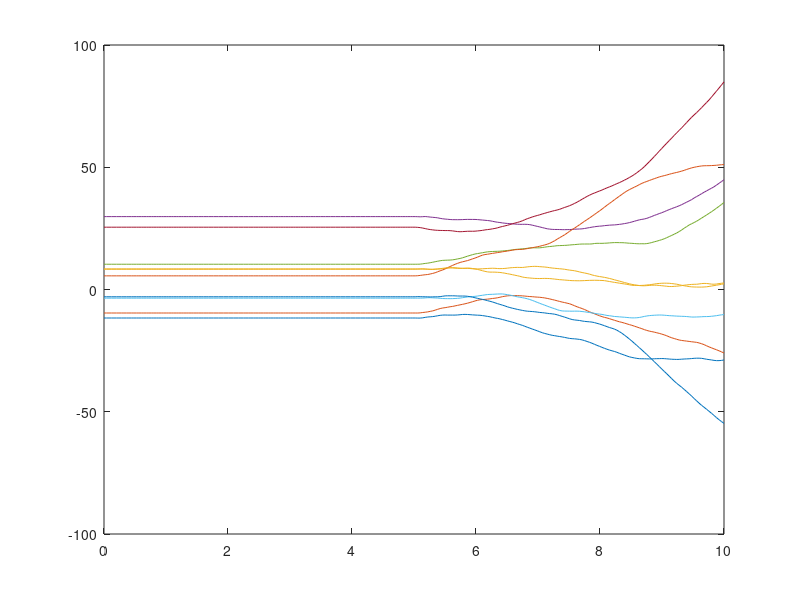

Source code (MATLAB):
K = 500;
phase = linspace(0,2*pi, K+1);
phase(end) = [];

N = 250;
X = linspace(0, 10, N);

a = @(x) sin(x);

PHI = zeros(N,K);
for n = 1:N
    for k = 1:K
        PHI(n,k) = 1 + max(0,X(n) - 5 - 0.02*k); %phi
    end
end

Sigma = PHI*PHI';

figure(3);
Y = mvnrnd(zeros(1,N), Sigma, 10);
plot(X, Y);
       